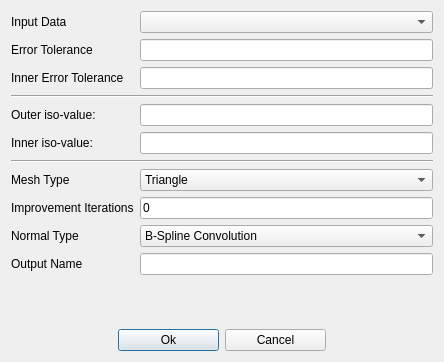
<?xml version="1.0" encoding="UTF-8"?>
<ui version="4.0">
 <class>LBIE_dialog</class>
 <widget class="QDialog" name="LBIE_dialog">
  <property name="geometry">
   <rect>
    <x>0</x>
    <y>0</y>
    <width>444</width>
    <height>362</height>
   </rect>
  </property>
  <property name="windowTitle">
   <string>LBIE Meshing</string>
  </property>
  <layout class="QGridLayout">
   <item row="11" column="1">
    <widget class="QPushButton" name="m_Ok">
     <property name="text">
      <string>Ok</string>
     </property>
    </widget>
   </item>
   <item row="11" column="2">
    <widget class="QPushButton" name="m_Cancel">
     <property name="text">
      <string>Cancel</string>
     </property>
    </widget>
   </item>
   <item row="1" column="0" rowspan="2" colspan="4">
    <layout class="QFormLayout" name="formLayout_3">
     <property name="fieldGrowthPolicy">
      <enum>QFormLayout::AllNonFixedFieldsGrow</enum>
     </property>
     <item row="0" column="0">
      <widget class="QLabel" name="label_2">
       <property name="text">
        <string>Input Data</string>
       </property>
      </widget>
     </item>
     <item row="0" column="1">
      <widget class="QComboBox" name="volumeList"/>
     </item>
     <item row="2" column="0">
      <widget class="QLabel" name="m_ErrorToleranceText">
       <property name="text">
        <string>Error Tolerance</string>
       </property>
       <property name="wordWrap">
        <bool>false</bool>
       </property>
      </widget>
     </item>
     <item row="2" column="1">
      <widget class="QLineEdit" name="m_ErrorTolerance"/>
     </item>
     <item row="3" column="0">
      <widget class="QLabel" name="m_InnerErrorToleranceText">
       <property name="text">
        <string>Inner Error Tolerance</string>
       </property>
       <property name="wordWrap">
        <bool>false</bool>
       </property>
      </widget>
     </item>
     <item row="3" column="1">
      <widget class="QLineEdit" name="m_InnerErrorTolerance"/>
     </item>
     <item row="8" column="0">
      <widget class="QLabel" name="m_MeshTypeText">
       <property name="text">
        <string>Mesh Type</string>
       </property>
       <property name="wordWrap">
        <bool>false</bool>
       </property>
      </widget>
     </item>
     <item row="8" column="1">
      <widget class="QComboBox" name="m_MeshType">
       <item>
        <property name="text">
         <string>Triangle</string>
        </property>
       </item>
       <item>
        <property name="text">
         <string>Tetra</string>
        </property>
       </item>
       <item>
        <property name="text">
         <string>Quad</string>
        </property>
       </item>
       <item>
        <property name="text">
         <string>Hexa</string>
        </property>
       </item>
       <item>
        <property name="text">
         <string>Triangle - Double Surface</string>
        </property>
       </item>
       <item>
        <property name="text">
         <string>Tetra - Double Boundary</string>
        </property>
       </item>
      </widget>
     </item>
     <item row="9" column="0">
      <widget class="QLabel" name="m_IterationsText">
       <property name="text">
        <string>Improvement Iterations</string>
       </property>
       <property name="wordWrap">
        <bool>false</bool>
       </property>
      </widget>
     </item>
     <item row="9" column="1">
      <widget class="QLineEdit" name="m_Iterations">
       <property name="text">
        <string>0</string>
       </property>
      </widget>
     </item>
     <item row="10" column="0">
      <widget class="QLabel" name="m_NormalTypeText">
       <property name="text">
        <string>Normal Type</string>
       </property>
       <property name="wordWrap">
        <bool>false</bool>
       </property>
      </widget>
     </item>
     <item row="10" column="1">
      <widget class="QComboBox" name="m_NormalType">
       <item>
        <property name="text">
         <string>B-Spline Convolution</string>
        </property>
       </item>
       <item>
        <property name="text">
         <string>Central Difference</string>
        </property>
       </item>
       <item>
        <property name="text">
         <string>B-Spline Interpolation</string>
        </property>
       </item>
      </widget>
     </item>
     <item row="11" column="0">
      <widget class="QLabel" name="label_3">
       <property name="text">
        <string>Output Name</string>
       </property>
      </widget>
     </item>
     <item row="11" column="1">
      <widget class="QLineEdit" name="OutputEdit"/>
     </item>
     <item row="5" column="0">
      <widget class="QLabel" name="m_OuterIsoValueText">
       <property name="text">
        <string>Outer iso-value:</string>
       </property>
       <property name="wordWrap">
        <bool>false</bool>
       </property>
      </widget>
     </item>
     <item row="5" column="1">
      <widget class="QLineEdit" name="m_OuterIsoValue"/>
     </item>
     <item row="6" column="1">
      <widget class="QLineEdit" name="m_InnerIsoValue">
       <property name="enabled">
        <bool>true</bool>
       </property>
      </widget>
     </item>
     <item row="6" column="0">
      <widget class="QLabel" name="m_InnerIsoValueText">
       <property name="text">
        <string>Inner iso-value:</string>
       </property>
       <property name="wordWrap">
        <bool>false</bool>
       </property>
      </widget>
     </item>
     <item row="4" column="0" colspan="2">
      <widget class="Line" name="line">
       <property name="orientation">
        <enum>Qt::Horizontal</enum>
       </property>
      </widget>
     </item>
     <item row="7" column="0" colspan="2">
      <widget class="Line" name="line_2">
       <property name="orientation">
        <enum>Qt::Horizontal</enum>
       </property>
      </widget>
     </item>
    </layout>
   </item>
  </layout>
 </widget>
 <layoutdefault spacing="6" margin="11"/>
 <pixmapfunction>qPixmapFromMimeSource</pixmapfunction>
 <resources/>
 <connections>
  <connection>
   <sender>m_Cancel</sender>
   <signal>clicked()</signal>
   <receiver>LBIE_dialog</receiver>
   <slot>reject()</slot>
   <hints>
    <hint type="sourcelabel">
     <x>20</x>
     <y>20</y>
    </hint>
    <hint type="destinationlabel">
     <x>20</x>
     <y>20</y>
    </hint>
   </hints>
  </connection>
  <connection>
   <sender>m_Ok</sender>
   <signal>clicked()</signal>
   <receiver>LBIE_dialog</receiver>
   <slot>accept()</slot>
   <hints>
    <hint type="sourcelabel">
     <x>20</x>
     <y>20</y>
    </hint>
    <hint type="destinationlabel">
     <x>20</x>
     <y>20</y>
    </hint>
   </hints>
  </connection>
 </connections>
</ui>
